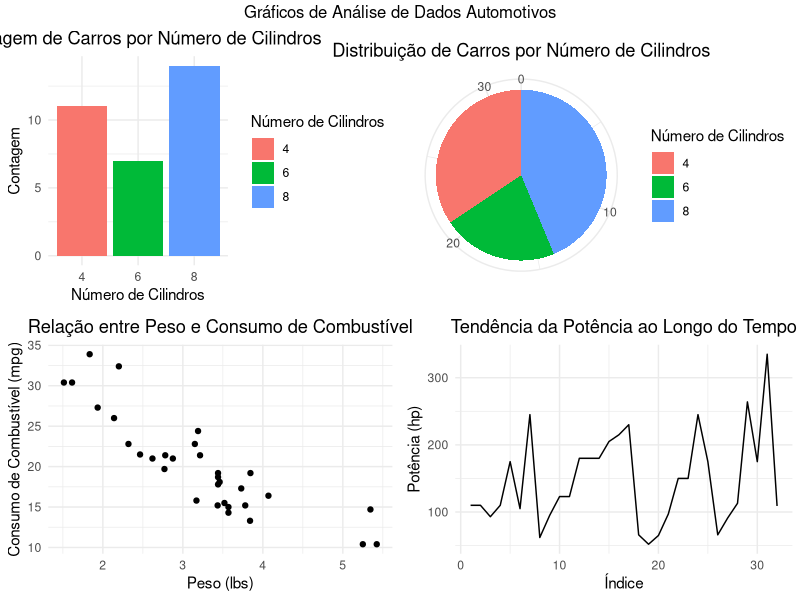

Recreate this plot in R.
# Instalando e carregando os pacotes necessários
if (!require(ggplot2)) {
    install.packages("ggplot2")
}
if (!require(gridExtra)) {
    install.packages("gridExtra")
}
library(ggplot2)
library(gridExtra)

# Limpando o ambiente
rm(list=ls())

# Carregando a base de dados mtcars
data(mtcars)

# Criando um dataframe com as variáveis de interesse
dados <- mtcars[, c("mpg", "cyl", "wt", "hp")]

# Criando o gráfico de barras
grafico_barras <- ggplot(dados, aes(x = factor(cyl), fill = factor(cyl))) +
  geom_bar() +
  labs(x = "Número de Cilindros", y = "Contagem", fill = "Número de Cilindros") +
  ggtitle("Contagem de Carros por Número de Cilindros") +
  theme_minimal() +
  theme(plot.title = element_text(hjust = 0.5))

# Criando o gráfico de pizza
grafico_pizza <- ggplot(dados, aes(x = "", fill = factor(cyl))) +
  geom_bar(width = 1) +
  coord_polar("y", start = 0) +
  labs(x = NULL, y = NULL, fill = "Número de Cilindros") +
  ggtitle("Distribuição de Carros por Número de Cilindros") +
  theme_minimal() +
  theme(plot.title = element_text(hjust = 0.5))

# Criando um gráfico de dispersão para explorar a relação entre peso (wt) e eficiência de combustível (mpg)
grafico_dispersao <- ggplot(dados, aes(x = wt, y = mpg)) +
  geom_point() +
  labs(x = "Peso (lbs)", y = "Consumo de Combustível (mpg)") +
  ggtitle("Relação entre Peso e Consumo de Combustível") +
  theme_minimal() +
  theme(plot.title = element_text(hjust = 0.5))

# Criando um gráfico de linha para visualizar a tendência do desempenho (hp) ao longo do tempo (índice)
grafico_linha <- ggplot(dados, aes(x = seq_along(hp), y = hp)) +  # Usando a sequência do comprimento do vetor hp como eixo x
  geom_line() +
  labs(x = "Índice", y = "Potência (hp)") +
  ggtitle("Tendência da Potência ao Longo do Tempo") +
  theme_minimal() +
  theme(plot.title = element_text(hjust = 0.5))

# Exibindo os gráficos lado a lado com espaçamento adequado
grid.arrange(grafico_barras, grafico_pizza, grafico_dispersao, grafico_linha, ncol = 2, top = "Gráficos de Análise de Dados Automotivos")
